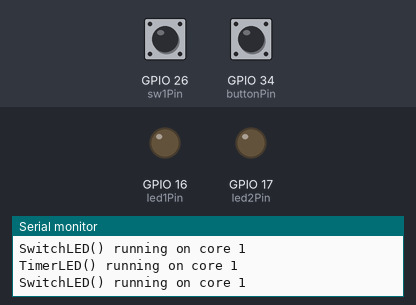
Recording of a sketch running on a simulated ESP32. Parts: output pins drawn as LEDs (lit = HIGH), the last lines printed to the serial monitor. The test bench sets the inputs (shaded band); at power-on: GPIO 34 (buttonPin) HIGH, GPIO 26 (sw1Pin) HIGH. At 9.2 s the program puts the board to deep sleep or switches it off; the recording ends there.

Above: at 1.2 s.
1.3 s: GPIO 34 (buttonPin) pulled LOW for 0.15 s
At 2.4 s:
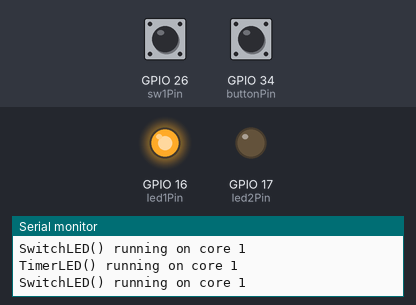
4.4 s: GPIO 34 (buttonPin) pulled LOW for 3.2 s
At 5.7 s:
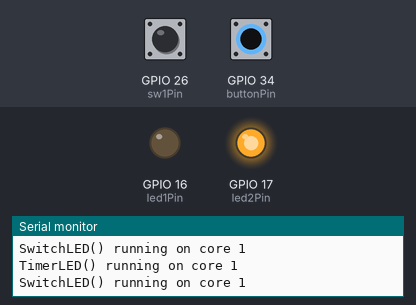
At 7.3 s:
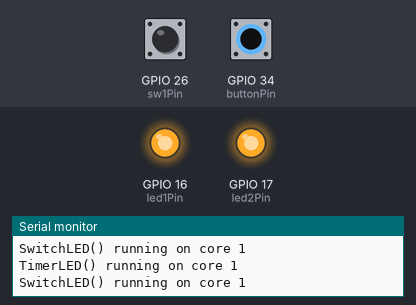
9.1 s: GPIO 26 (sw1Pin) pulled LOW for 0.15 s
Timing chart, 0 to 9.2 s (numbered marks = the images above; inputs shaded):
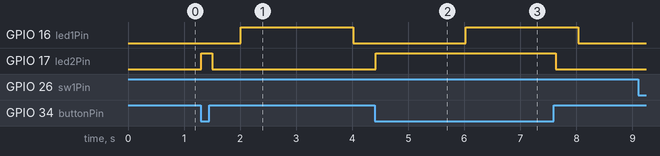

The sketch:

03_SW1DeepSleep.ino
```cpp
const int buttonPin = 34;  // SW
const int led1Pin = 16;
const int led2Pin = 17;
const int sw1Pin  = 26;    // SW1 - triggers deep sleep

int buttonState = LOW;
int led1State = LOW;
unsigned long previousMillis = 0;
const long interval = 2000;
#define TIME_TO_SLEEP 15   // seconds

volatile bool sleepRequested = false;

void requestSleep() {       // ISR — keep it short
  sleepRequested = true;
}

void TimerLED(void * parameter) {
  for (;;) {
    Serial.print("TimerLED() running on core ");
    Serial.println(xPortGetCoreID());
    unsigned long currentMillis = millis();
    if (currentMillis - previousMillis >= interval) {
      previousMillis = currentMillis;
      led1State = !led1State;
      digitalWrite(led1Pin, led1State);
    }
    delay(100);
  }
  vTaskDelete(NULL);
}

void SwitchLED(void * parameter) {
  for (;;) {
    Serial.print("SwitchLED() running on core ");
    Serial.println(xPortGetCoreID());

    buttonState = digitalRead(buttonPin);
    digitalWrite(led2Pin, buttonState == LOW ? HIGH : LOW);

    if (sleepRequested) {
      Serial.println("SW1 pressed -> entering deep sleep for 15s...");
      esp_sleep_enable_timer_wakeup(TIME_TO_SLEEP * 1000000);
      delay(100);               // let serial finish printing
      esp_deep_sleep_start();
    }
    delay(100);
  }
  vTaskDelete(NULL);
}

void setup() {
  Serial.begin(115200);
  pinMode(buttonPin, INPUT);
  pinMode(led1Pin, OUTPUT);
  pinMode(led2Pin, OUTPUT);
  pinMode(sw1Pin, INPUT);

  attachInterrupt(digitalPinToInterrupt(sw1Pin), requestSleep, FALLING);

  xTaskCreatePinnedToCore(TimerLED, "TimerLED", 1024, NULL, 1, NULL, 0);
  xTaskCreatePinnedToCore(SwitchLED, "SwitchLED", 1024, NULL, 1, NULL, 1);
}

void loop() {}
```

Measured:
- after the input at 1.3 s, GPIO 17 (led2Pin): LOW → HIGH at once, → LOW 0.20 s later
- after the input at 4.4 s, GPIO 17 (led2Pin): LOW → HIGH at once, → LOW 3.2 s later
